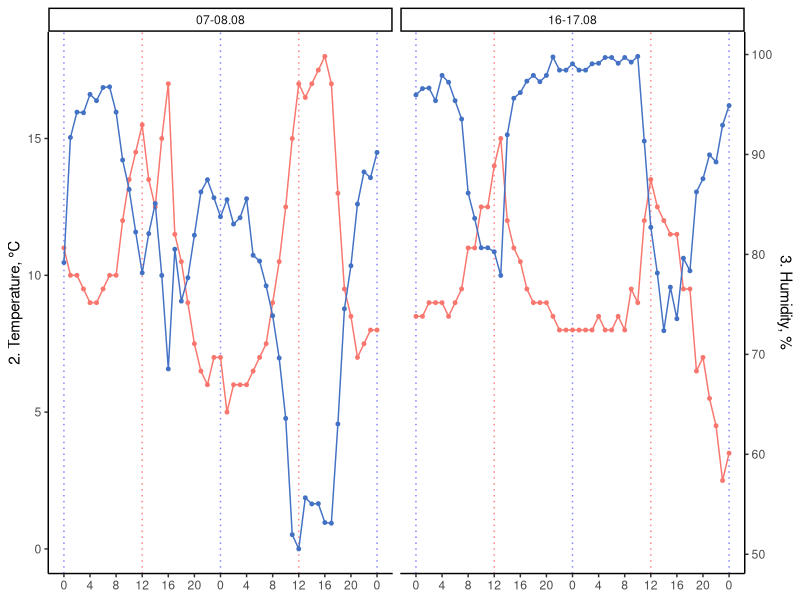
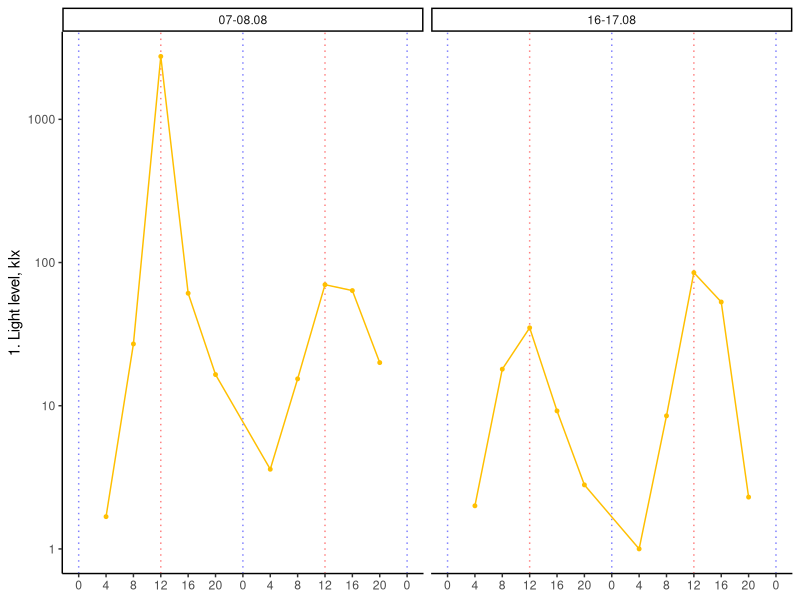
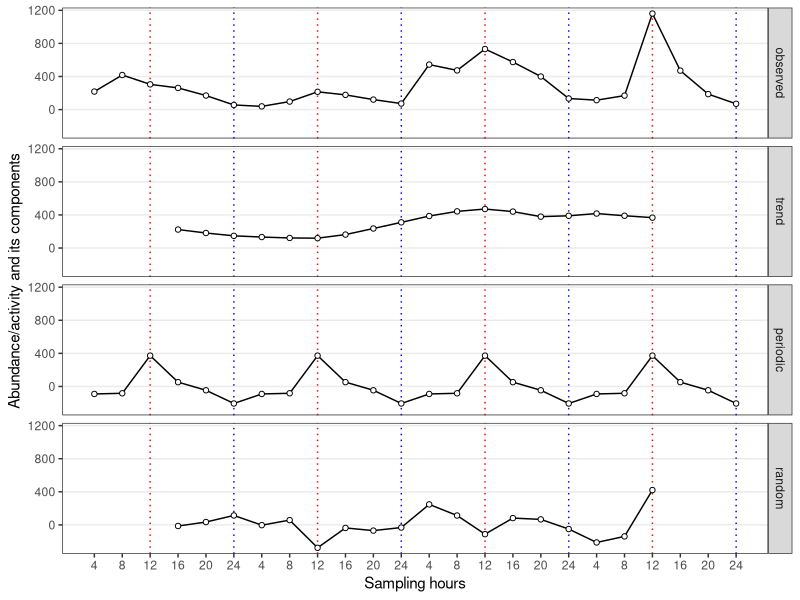
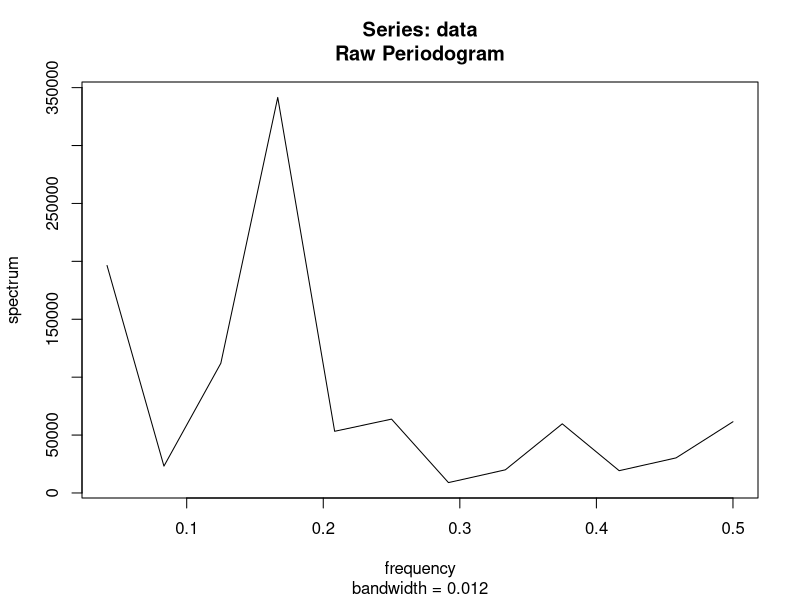
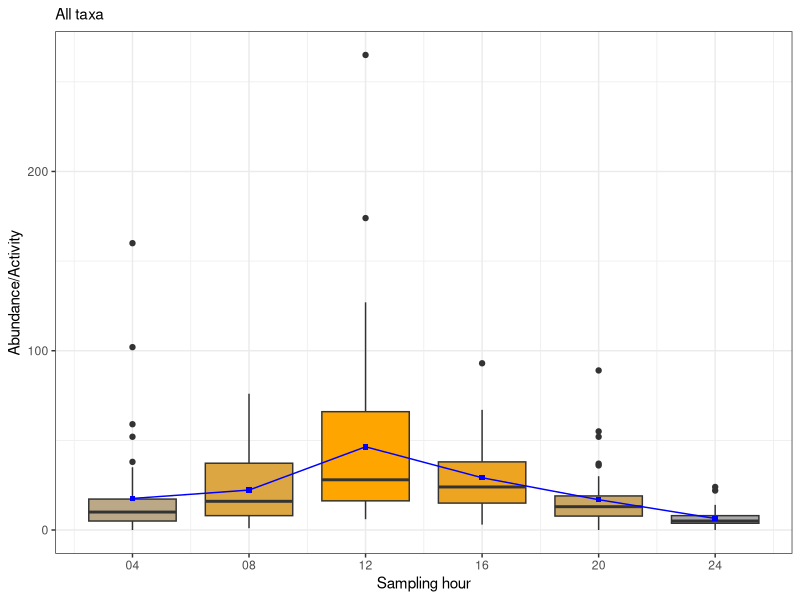
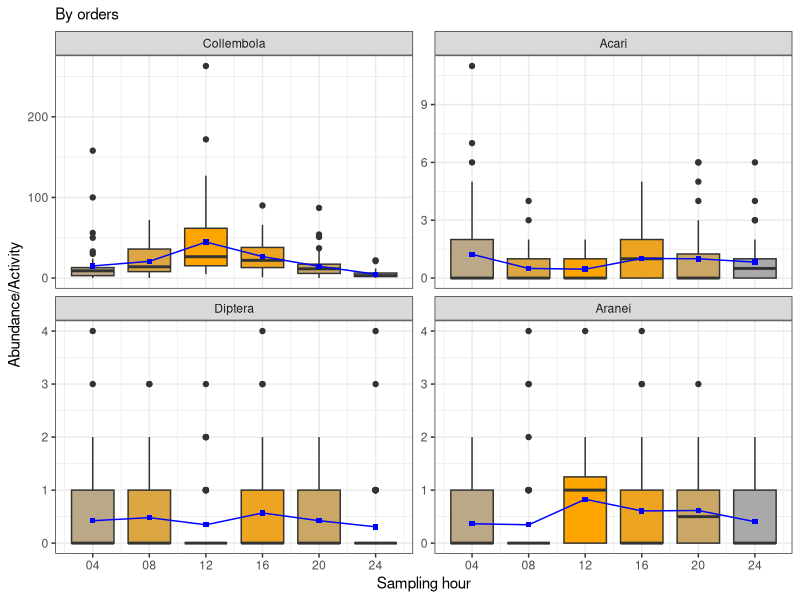
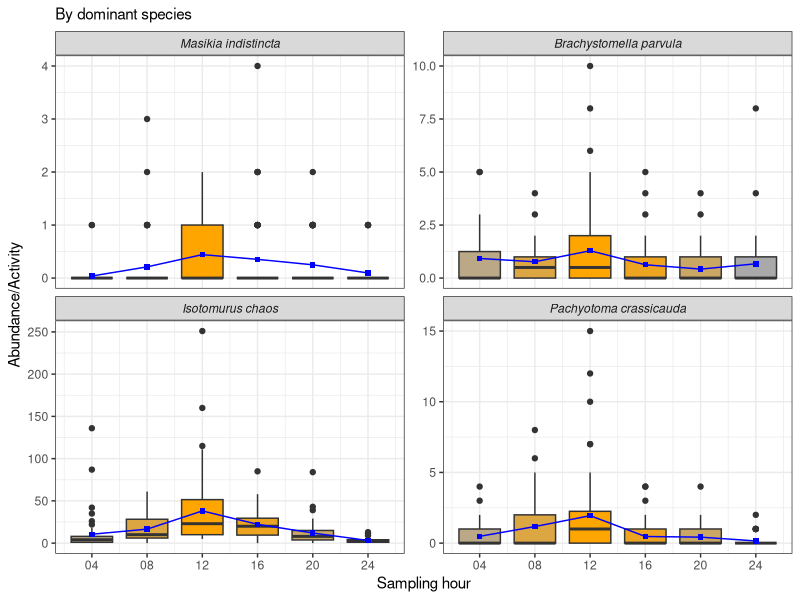
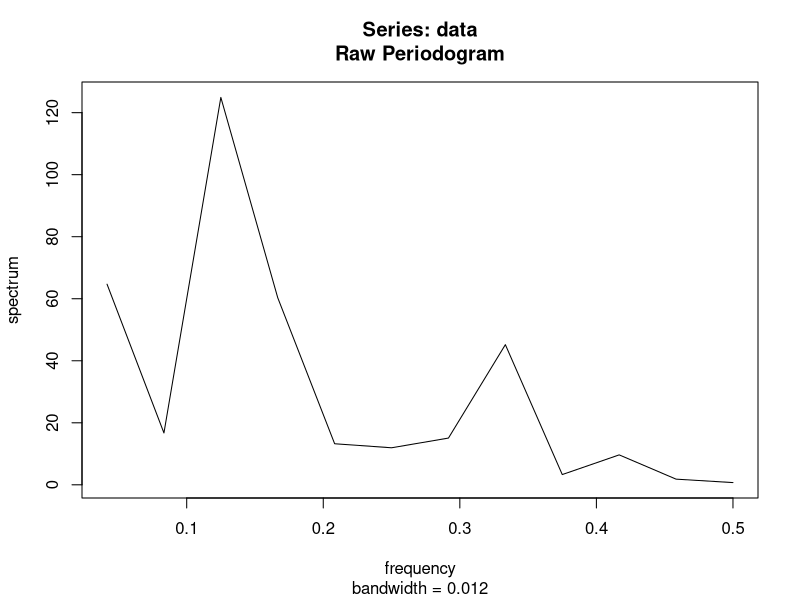

Write the R code that produced these figures, in order.
library(tidyverse)
theme_set(theme_bw() + theme(legend.position = "bottom"))

# custom functions --------------------------------------------------------
per2 <- function(data, periodicity_freq){
	data <- as.numeric(data)
	# Compute the power spectral density
	psd <- spec.pgram(data, log = "no", detrend = FALSE)

	# Compute the spectral density ratio (SDR)
	denom_freq_range <- c(periodicity_freq*0.9, periodicity_freq*1.1)
	
	denom_power <- mean(psd$spec[psd$freq >= denom_freq_range[1] | psd$freq <= denom_freq_range[2]])
	num_power <- psd$spec[abs(psd$freq - periodicity_freq) == min(abs(psd$freq - periodicity_freq))]
	sdr <- num_power/denom_power

	# Perform an F-test to test the significance of the SDR
	num_df <- 1
	denom_df <- psd$df
	num_mean <- num_power
	denom_mean <- denom_power
	f_stat <- (num_mean/denom_mean)/((num_df/num_mean)+(denom_df/denom_mean))
	p_val <- pf(f_stat, num_df, denom_df, lower.tail = FALSE)
	
	# Results
	list(x = data, total = sum(data), SDR = sdr, 
		F.statistic = f_stat, psd_df = psd$df, p.value = p_val)
}

decompress <- function(a){
    # Export decomposed time series as tibble columns
	var.name <- deparse(substitute(a))
	a |> 
		ts(frequency = 6) |> 
		decompose() |> 
		_[1:4] |> 
		as_tibble() |> 
		rename_with(~paste0(var.name, "_", .x))
}

# data load ---------------------------------------------------------------
loggers_raw <- readxl::read_excel("Data_28.04.2023.xlsx", 
		sheet = "logger_data", skip = 1)
loggers <- loggers_raw |>
	mutate(D = as.numeric(substr(D, 1, 2)), 
		  H = (floor(H/4)+1)*4) |>
	group_by(D, H) |>
	summarise_all(mean) |>
	ungroup() |>
	filter(D != 9, D != 18)

factors <- readxl::read_excel("Data_28.04.2023.xlsx", 
		sheet = "factors", range = "A2:E26") |>
	mutate(D = substr(str_squish(D), 1, 2), 
		  D = as.numeric(D), 
		  log_lux = log10(lux), .after = 2)
factors <- left_join(factors, loggers, by = c("D", "H")) 

df <- readxl::read_excel("Data_28.04.2023.xlsx", 
			    sheet = "animals", skip = 3) |>
	mutate_all(as.character) |>
	pivot_longer(names_to = "dt", values_to = "abu", -1:-2) |> 
	separate(dt, sep = "_", into = c("trap_id", "D", "h")) |> 
	separate(h , sep = "\\:", into = "H", extra = "drop") |> 
	mutate_at(c("trap_id", "D", "H", "abu"), as.numeric)

# Environmental variables graph -------------------------------------------
#library(ggh4x) # dendrograms as well
for_pic <- loggers_raw %>% 
    mutate(D = as.numeric(substr(D, 1,2))) %>% 
    left_join(select(factors, D, H, lux), by = c("D", "H")) %>% 
    mutate(H2 = case_when(D == 7 | D == 16 ~ H, 
                          D == 8 | D == 17 ~ H+24, 
                          TRUE ~ H+48), 
           cell1 = case_when(D < 15 ~ "07-08.08", TRUE ~ "16-17.08"),
           .after = H) %>% 
    select(D, H, H2, cell1, 
           `1. Light level, klx` = lux,
           `2. Temperature, °C` = temp_0cm, 
           `3. Humidity, %` = hum_rel
    )

b <- min(for_pic$`3. Humidity, %`)
for_pic <- for_pic %>% 
    mutate(`3. Humidity, %_2` = `3. Humidity, %`-b) 
a <- max(for_pic$`2. Temperature, °C`) / max(for_pic$`3. Humidity, %_2`)
for_pic <- for_pic %>% 
    mutate(`3. Humidity, %_3` = `3. Humidity, %_2`*a)

(p2_down <- for_pic %>% 
    ggplot(aes(x = H2)) + 
        # 
    geom_vline(xintercept = seq(12, 48, by = 24), color = "red", 
               linetype = "dotted", alpha = 0.5) +
    geom_vline(xintercept = seq(0, 48, by = 24), color = "blue", 
               linetype = "dotted", alpha = 0.5) +
        #
    geom_line(aes(y = `2. Temperature, °C`), color = "#F8766D") + 
    geom_point(aes(y = `2. Temperature, °C`), color = "#F8766D", size = 1) +
    geom_line(aes(y = `3. Humidity, %_3`), color = "#4371C4") +
    geom_point(aes(y = `3. Humidity, %_3`), color = "#4371C4", size = 1) +
    scale_y_continuous(
        sec.axis = sec_axis(trans=~./a+b, name="3. Humidity, %")) +
    facet_wrap(~cell1) + 
        #
    theme_classic() +
    theme(panel.grid.minor = element_blank(), 
          panel.grid.major = element_blank()) + 
    scale_x_continuous(breaks = seq(0, 48, by = 4), 
                       labels = c(rep(seq(0, 20, by = 4), 2), 0)) + 
        #
    labs(x = NULL))
ggsave("Fig.2 Environmental variables, down section_raw.pdf", 
       plot = p2_down, width = 7.305, height = 2.5)
(p2_top <- for_pic %>% 
    filter(`1. Light level, klx` > 0) %>% 
    ggplot(aes(H2, `1. Light level, klx`)) + 
    geom_vline(xintercept = seq(12, 48, by = 24), color = "red", 
                   linetype = "dotted", alpha = 0.5) +
    geom_vline(xintercept = seq(0, 48, by = 24), color = "blue", 
                   linetype = "dotted", alpha = 0.5) +
    geom_line(color = "#FFBF00") + 
    geom_point(color = "#FFBF00", size = 1) + 
    facet_wrap(~cell1) + 
    scale_y_log10() +
    theme_classic() +
    theme(panel.grid.minor = element_blank(), 
              panel.grid.major = element_blank()) + 
    scale_x_continuous(breaks = seq(0, 48, by = 4), 
                           labels = c(rep(seq(0, 20, by = 4), 2), 0)) + 
    labs(x = NULL))
ggsave("Fig.2 Environmental variables, top section_raw.pdf", 
       plot = p2_top, width = 7, height = 2.5)

# p2 <- gridExtra::grid.arrange(p2_top, p2_down, ncol = 1)
# ggsave("Fig.2 Environmental variables_raw.pdf", plot = p2, width = 7, height = 4.5)

# H1: is total activity periodic? -------------------------------------------------------
abu <- df %>% 
	filter(taxatype == "general") %>% 
	group_by(D, H) %>% 
	summarise(abu = sum(abu, na.rm = TRUE), .groups = "drop") %>% 
	pull(abu) %>% 
	ts(frequency = 6) %>% 
	decompose()

abu[c("x", "seasonal", "trend", "random")] %>% 
	as.data.frame() %>% 
	rename(observed = x, periodic = seasonal) %>% 
	mutate(dd = rep(1:(nrow(.)/6), each = 6), 
		  hh = rep(1:6, 4),
		  xx = paste0("d", dd, "_t", hh)) %>% 
	rownames_to_column("id") %>% 
	mutate(id = as.numeric(id), hh = as.factor(hh)) %>% 
	pivot_longer(names_to = "component", values_to = "val", -c("id", "xx", "dd", "hh")) %>% 
	mutate(component = factor(component,
						 levels = c("observed","trend", "periodic", "random"))) %>% 
	ggplot(aes(x = id, y = val)) +
	geom_vline(xintercept = (1:4)*6-3, color = "red", linetype = "dotted") +
	geom_vline(xintercept = (1:4)*6, color = "blue", linetype = "dotted") +
	geom_line() + 
	geom_point(shape = 21, fill = "white") +
	facet_grid(rows = vars(component)) + #, scales = "free") + 
	scale_x_continuous(breaks = 1:24, 
		labels = rep(1:6*4, 4)) + 
	theme(axis.text.x = element_text(angle = 0), 
		 panel.grid.minor = element_blank(), 
		 panel.grid.minor.y = element_blank(), 
		 panel.grid.major.x = element_blank()) +
	labs(x = "Sampling hours", y = "Abundance/activity and its components")

ggsave("Fig.3. Total abundance_raw.pdf", width = 7, height = 4)
# Time series of diurnal arthropods activity 
# and its components (trend, periodicity, residuals). 
# Red line marks noon, blue line marks midnights

per2(abu$x, 1/6)

# Signal to noise ratio is  > 4
# Н0 about non-periodicity is rejected with p<0.001 significance level

for_boxplots <- df %>% 
    filter(taxatype == "general") %>% 
    group_by(trap_id, D, H) %>% 
    summarise(abu = sum(abu), .groups = "drop") %>% 
    mutate(taxa = "All_taxa", .before = 1) %>% 
    rbind(select(df, -taxatype)) %>% 
    filter(taxa %in%  c("All_taxa", "Collembola", "Aranei", "Acari", "Diptera", 
        "Masikia indistincta","Brachystomella parvula (Schäffer, 1896)", 
        "Isotomurus chaos Potapov et Babenko, 2011", 
        "Pachyotoma crassicauda (Tullberg, 1871)")) %>% 
    separate(taxa, c("gen", "sp"), " ", extra = "drop") %>%
    mutate(taxa = case_when(is.na(sp) ~ gen, TRUE ~ paste0(gen, " ", sp)),
           taxa = fct_inorder(taxa, ordered = TRUE), 
           H2 = factor(H),
           H,
           .before = 1,
           .keep = "unused")

for_boxplots %>% 
    filter(taxa == "All_taxa") %>% 
    group_by(H) %>% 
    mutate(mean_abu = mean(abu)) %>% 
    ungroup() %>% 
    ggplot() + 
    geom_boxplot(aes(x = H, y = abu, group = H2, fill = H2)) +
    geom_line(aes(x = H, y = mean_abu), color = "blue") + 
    geom_point(aes(x = H, y = mean_abu), shape = 15, color = "blue") +
    theme(legend.position = "none") + 
    labs(x = "Sampling hour", y = "Abundance/Activity", 
         subtitle = "All taxa") +
    scale_x_continuous(breaks = 1:6*4,
                       labels = c("04", "08", "12", "16", "20","24")) +
    scale_fill_manual(values = colorRampPalette(c("darkgrey", "orange"))
                      (6)[c(2, 4, 6, 5, 3, 1)])
ggsave("Fig.4. Part A_raw.pdf", height = 3, width = 3)
# Average activity of terrestrial arthropods at different times of the day 1

for_boxplots %>% 
    filter(taxa %in% c("Collembola", "Aranei", "Acari", "Diptera")) %>% 
    group_by(taxa, H, H2) %>% 
    mutate(mean_abu = mean(abu)) %>% 
    ungroup() %>% 
    ggplot() + 
    geom_boxplot(aes(x = H, y = abu, group = H2, fill = H2)) +
    geom_line(aes(x = H, y = mean_abu), color = "blue") +
    geom_point(aes(x = H, y = mean_abu), shape = 15, color = "blue") +
    theme(legend.position = "none") + 
    labs(x = "Sampling hour", y = "Abundance/Activity", 
         subtitle = "By orders") +
    scale_x_continuous(breaks = 1:6*4,
                      labels = c("04", "08", "12", "16", "20","24")) +
    scale_fill_manual(values = colorRampPalette(c("darkgrey", "orange"))
                      (6)[c(2, 4, 6, 5, 3, 1)]) + 
    facet_wrap(~taxa, scales = "free_y")
ggsave("Fig.4. Part B_raw.pdf", height = 6, width = 6)
# Average activity of terrestrial arthropods at different times of the day 2

for_boxplots %>% 
    filter(taxa %in% c("Masikia indistincta",
                       "Brachystomella parvula", 
                       "Isotomurus chaos",
                       "Pachyotoma crassicauda")) %>% 
    group_by(taxa, H, H2) %>% 
    mutate(mean_abu = mean(abu)) %>% 
    ungroup() %>% 
    ggplot() + 
    geom_boxplot(aes(x = H, y = abu, group = H2, fill = H2)) +
    geom_line(aes(x = H, y = mean_abu), color = "blue") +
    geom_point(aes(x = H, y = mean_abu), shape = 15, color = "blue") +
    theme(legend.position = "none") + 
    labs(x = "Sampling hour", y = "Abundance/Activity", 
         subtitle = "By dominant species") +
    scale_x_continuous(breaks = 1:6*4,
                       labels = c("04", "08", "12", "16", "20","24")) +
    scale_fill_manual(values = colorRampPalette(c("darkgrey", "orange"))
                      (6)[c(2, 4, 6, 5, 3, 1)]) + 
    facet_wrap(~taxa, scales = "free_y") + 
    theme(strip.text = element_text(face = "italic"))
ggsave("Fig.4. Part C_raw.pdf", height = 6, width = 6)
# Average activity of terrestrial arthropods at different times of the day 3

# H#1 by taxa -------------------------------------------------------------
by_taxa <- df %>% 
	filter(taxatype == "general", taxa %in% c("Collembola", "Aranei", "Acari", "Diptera")) %>% 
	split(.$taxa) %>% 
	map(~.x %>% 
		group_by(D, H) %>% 
		summarise(abu = sum(abu, na.rm = TRUE), .groups = "drop") %>% 
		pull(abu) %>% 
		ts(frequency = 6) %>% 
		decompose()
	)
by_taxa %>% 
	transpose %>% 
	pluck("x") %>% 
	lapply(as.numeric) %>% 
	lapply(function(a){
		per2(a, 1/6)
	})

df_by.taxa <- by_taxa %>% 
    lapply(function(a){
		cbind(
		    x = a$x, trend = a$trend, 
			seasonal = a$seasonal, random = a$random) %>% 
		as_tibble %>% 
		mutate_all(function(b){b/max(b, na.rm = TRUE)}) %>% 
		rownames_to_column("id") %>% 
		mutate(id = as.numeric(id))}) %>%  
	map_df(rbind, .id = "taxa") %>% 
	rename(observed = x, periodic = seasonal) %>% 
	pivot_longer(names_to = "component", values_to = "val", -1:-2) %>% 
	mutate(component = factor(component,
		levels = c("observed","trend", "periodic", "random")))

df_by.taxa %>% 
    filter(component == "periodic") %>% 
    ggplot(aes(x = id, y = val, color = taxa)) +
	geom_vline(xintercept = (1:4)*6-3, color = "red", linetype = "dotted") +
	geom_vline(xintercept = (1:4)*6, color = "blue", linetype = "dotted") +
	geom_line() + 
	geom_point(shape = 21, fill = "white") +
	theme_bw() +
	facet_grid(rows = vars(taxa), scales = "fixed") + 
	scale_x_continuous(breaks = 1:24, labels = rep(1:6*4, 4)) + 
	theme(axis.text.x = element_text(angle = 0), 
		 panel.grid.minor = element_blank(), 
		 panel.grid.minor.y = element_blank(), 
		 panel.grid.major.x = element_blank(), 
		 legend.position = "none") +
	labs(x = "Sampling hours", y = "Abundance/activity and its components", 
		subtitle = "all variables are normalized to max = 1")
ggsave("Fig.5 Orders_raw.pdf", width = 7, height = 4.5)

df_by.taxa %>% 
    ggplot(aes(x = id, y = val, color = taxa)) +
    geom_vline(xintercept = (1:4)*6-3, color = "red", linetype = "dotted") +
    geom_vline(xintercept = (1:4)*6, color = "blue", linetype = "dotted") +
    geom_line() + 
    geom_point(shape = 21, fill = "white") +
    theme_bw() +
    facet_grid(rows = vars(component), scales = "free") + 
    scale_x_continuous(breaks = 1:24, labels = rep(1:6*4, 4)) + 
    theme(axis.text.x = element_text(angle = 0), 
          panel.grid.minor = element_blank(), 
          panel.grid.minor.y = element_blank(), 
          panel.grid.major.x = element_blank(), 
          legend.position = "bottom") +
    labs(x = "Sampling hours", y = "Abundance/activity and its components", 
         subtitle = "all variables are normalized to max = 1")
ggsave("Fig.5_full (for suppl) Orders_raw.pdf", width = 7, height = 4.5)

# Time series of diurnal arthropods activity (by orders) 
# and its components (trend, periodicity, residuals). 
# Red line marks middays, blue line marks midnights. 
# Note: all raw variables data were normalized to max=1

# H#1 by dominant species  -------------------------------------------------------
dom_sp <- df %>%
	filter(taxa %in% c("Masikia indistincta",
		"Brachystomella parvula (Schäffer, 1896)", 
		#"Isotomurus stuxbergi (Tullberg, 1876)", # check
		#"Erigone psychrophila", # check
		"Isotomurus chaos Potapov et Babenko, 2011",
		"Pachyotoma crassicauda (Tullberg, 1871)")) %>% 
    separate(taxa, c("gen", "sp"), " ", extra = "drop") %>% 
	unite(taxa, gen, sp, sep = " ") %>% 
	split(.$taxa) %>% 
	map(~.x %>% 
	    	group_by(D, H) %>% 
	    	summarise(abu = sum(abu, na.rm = TRUE), .groups = "drop") %>% 
	        pull(abu) %>% 
	    	ts(frequency = 6) %>% 
	    	decompose()
	)
dom_sp %>% 
	transpose %>% 
	pluck("x") %>% 
	lapply(as.numeric) %>% 
	lapply(function(a){
		per2(a, 1/6)
	})

df_dom_sp <- dom_sp %>% 
    lapply(function(a){
        cbind(x = a$x, trend = a$trend, 
              seasonal = a$seasonal, random = a$random) %>% 
            as_tibble %>% 
            mutate(random = random/max(x), 
                   seasonal = seasonal/max(x), 
                   trend = trend/max(x), 
                   x = x/max(x)) %>% 
            rownames_to_column("id") %>% 
            mutate(id = as.numeric(id))}) %>% 
    map_df(rbind, .id = "taxa") %>% 
    rename(observed = x, periodic = seasonal) %>% 
    pivot_longer(names_to = "component", values_to = "val", -1:-2) %>% 
    mutate(component = factor(component,
                              levels = c("observed","trend", "periodic", "random")))

df_dom_sp %>% 
    filter(component == "periodic") %>% 
    ggplot(aes(x = id, y = val, color = taxa)) +
    geom_vline(xintercept = (1:4)*6-3, color = "red", linetype = "dotted") +
    geom_vline(xintercept = (1:4)*6, color = "blue", linetype = "dotted") +
    geom_line() + 
    geom_point(shape = 21, fill = "white") +
    theme_bw() +
    facet_grid(rows = vars(taxa), scales = "fixed") + 
    scale_x_continuous(breaks = 1:24, labels = rep(1:6*4, 4)) + 
    theme(axis.text.x = element_text(angle = 0), 
          panel.grid.minor = element_blank(), 
          panel.grid.minor.y = element_blank(), 
          panel.grid.major.x = element_blank(), 
          legend.text = element_text(face = "italic"),
          legend.position = "bottom") +
    labs(x = "Sampling hours", y = "Abundance/activity and its components", 
         subtitle = "Note: all variables are normalized to max=1")
ggsave("Fig.6 Dominant species_raw.pdf", width = 7, height = 4.5)

df_dom_sp %>% 
    ggplot(aes(x = id, y = val, color = taxa)) +
    geom_vline(xintercept = (1:4)*6-3, color = "red", linetype = "dotted") +
    geom_vline(xintercept = (1:4)*6, color = "blue", linetype = "dotted") +
    geom_line() + 
    geom_point(shape = 21, fill = "white") +
    theme_bw() +
    facet_grid(rows = vars(component), scales = "free") + 
    scale_x_continuous(breaks = 1:24, labels = rep(1:6*4, 4)) + 
    theme(axis.text.x = element_text(angle = 0), 
          panel.grid.minor = element_blank(), 
          panel.grid.minor.y = element_blank(), 
          panel.grid.major.x = element_blank(), 
          legend.text = element_text(face = "italic"),
          legend.position = "bottom") +
    labs(x = "Sampling hours", y = "Abundance/activity and its components", 
         subtitle = "Note: all variables are normalized to max=1")
ggsave("Fig.6_full (for suppl) Dominant species_raw.pdf", width = 7, height = 4.5)
# Time series of arthropods dominant species 
# and its components (trend, periodicity, residuals). 
# Red line marks middays, blue line marks midnights. 
# Note: all raw variables data awere normalized to max=1

# predictors multicoll ---------------------------------------------------
factors[,-1:-2] %>% 
	cor(method = "spearman") %>% 
	round(2)

cor.val1 <- cor(factors[,-1:-3], method = "spearman")
cor.pval1 <- expand_grid(v1 = 4:10, v2 = 4:10) %>% 
	split(1:nrow(.)) %>% 
	lapply(function(a){
		p = cor.test(as_vector(factors[,a$v1]), as_vector(factors[,a$v2]), 
				   method = "spearman")
		data.frame(p = p$p.value, 
				 v1 = colnames(factors)[a$v1], 
				 v2 = colnames(factors)[a$v2])
	}) %>% 
	map_df(tibble) %>% 
	mutate(p = p.adjust(p, method = "BY")) %>% 
	pivot_wider(names_from = v2, values_from = p) %>% 
	column_to_rownames("v1") %>% 
	as.matrix()

colnames(cor.pval1) <- 
    rownames(cor.pval1) <- 
    colnames(cor.val1) <- 
    rownames(cor.val1) <- c(
        "light level", "wind_20cm", "wind_2m", "temperature_0cm", 
        "temperature_2m", "humidity_relative", "humidity_absolute"
    )

pdf("Fig.7. Factor_multicollin_raw.pdf", width = 4, height = 4)
corrplot::corrplot(
	corr = cor.val1, 
	p.mat = cor.pval1, 
	type="upper", 
	order = "original",
	diag = FALSE,
	col =  corrplot::COL2('RdYlBu', 10)[10:1], 
	sig.level = 0.05)
dev.off() 
# Spearman correlation matrix. 
# The Spearman coefficient value is shown on the scale on the right. 
# The significance level (α) = 0.05. 
# Statistically non-significant correlations are crossed out

# correlations ------------------------------------------------------------
df.forcor <- df %>% 
	filter(taxa %in% c("Collembola", "Aranei", "Acari", "Diptera")) %>% 
	group_by(D, H, taxa) %>% 
	summarise(abu = sum(abu), .groups = "drop") %>% 
	pivot_wider(names_from = taxa, values_from = abu) %>% 
    mutate(All = abu$x, .after = 2) 
df.forcor <- df %>%
    filter(taxa %in% c("Masikia indistincta",
                       "Brachystomella parvula (Schäffer, 1896)", 
                       "Isotomurus chaos Potapov et Babenko, 2011",
                       "Pachyotoma crassicauda (Tullberg, 1871)")) %>% 
    separate(taxa, c("gen", "sp"), " ", extra = "drop") %>% 
    mutate(gen = paste0(substr(gen, 1, 1), ".")) %>% 
    unite(taxa, gen, sp, sep = " ") %>% 
    group_by(D, H, taxa) %>% 
    summarise(abu = sum(abu), .groups = "drop") %>% 
    pivot_wider(names_from = taxa, values_from = abu) %>% 
    left_join(df.forcor, ., by = c("D", "H")) %>% 
    left_join(factors, by = c("D", "H")) %>% 
	select(-wind_2m, -temp_2m, -hum_abs, -log_lux)

cor.val2 <- cor(df.forcor[,12:15], df.forcor[,3:11], 
	method = "spearman")
cor.pval2 <- expand_grid(v1 = 12:15, v2 = 3:11) %>% 
	split(1:nrow(.)) %>% 
	lapply(function(a){
		p = cor.test(as_vector(df.forcor[,a$v1]), as_vector(df.forcor[,a$v2]), 
				   method = "spearman")
		data.frame(p = p$p.value, 
				 # est = p$estimate,
				 v1 = colnames(df.forcor[a$v1]),
				 v2 = colnames(df.forcor[,a$v2]))
	}) %>% 
	map_df(tibble) %>% 
	mutate(p = p.adjust(p, method = "BH")) %>% 
	pivot_wider(names_from = v2, values_from = p) %>% 
	column_to_rownames("v1") %>% 
	as.matrix()

rownames(cor.val2) <- 
    rownames(cor.pval2) <- 
    c("light level", "wind_20cm", "temperature_0cm", "humidity_relative")

pdf("Fig.8_raw. Orders and factors_raw.pdf", height = 4)
corrplot::corrplot(
	corr = cbind(cbind(All = cor.val2[,1]), 
	             rep(NA, nrow(cor.val2)), 
	             cor.val2[,2:5], 
	             rep(NA, nrow(cor.val2)), 
	             cor.val2[,6:9]),
	p.mat = cbind(cbind(All = cor.pval2[,1]), 
	              rep(NA, nrow(cor.val2)), 
	              cor.pval2[,2:5], 
	              rep(NA, nrow(cor.val2)), 
	              cor.pval2[,6:9]), 
	type="full", 
	order = "original",
	na.label = " ",
	diag = TRUE,
	is.corr=FALSE,
	col =  corrplot::COL2('RdYlBu', 10)[10:1], 
	sig.level = 0.05)
dev.off()
# Correlation of taxa’ activity (including dominant species) 
# and measured factors by Spearman method. 
# The Spearman coefficient value is shown on the scale on the right. 
# The significance level (α) = 0.05. 
# Statistically non-significant correlations are crossed out

lst(cor1 = cor.val1, cor.pval1, cor2 = cor.val2, cor.pval2) %>% 
    map(~.x %>% 
        as.data.frame %>% 
        rownames_to_column(" ")) %>% 
    writexl::write_xlsx("correlations.xlsx")

# scatterplots ------------------------------------------------------------
df.forcor %>% 
    select(-`B. parvula`:-`P. crassicauda`) %>% 
    pivot_longer(names_to = "taxa", values_to = "y", -c("D", "H", "lux", "wind_20cm", "temp_0cm", "hum_rel")) %>%
    mutate(taxa = factor(taxa, ordered = TRUE, levels = colnames(df.forcor)[3:11])) %>% 
    pivot_longer(names_to = "variable", values_to = "x", -c("D", "H", "taxa", "y")) %>% 
    mutate(
        variable = factor(variable, ordered = TRUE, levels = colnames(df.forcor)[12:15]),
        x = case_when(variable == "lux" ~ log10(x), TRUE ~ x)) %>% 
    ggplot(aes(x, y)) + 
    geom_point() + 
    facet_grid(cols = vars(variable), rows = vars(taxa), scales = "free") + 
    labs(x = "Factor values", y = "Abundance/activity")
ggsave("Fig.9A Scatterplots - All taxa & orders.pdf", width = 10, height = 10)

df.forcor %>% 
    select(-`All`:-`Diptera`) %>% 
    pivot_longer(names_to = "taxa", values_to = "y", -c("D", "H", "lux", "wind_20cm", "temp_0cm", "hum_rel")) %>%
    mutate(taxa = factor(taxa, ordered = TRUE, levels = colnames(df.forcor)[3:11])) %>% 
    pivot_longer(names_to = "variable", values_to = "x", -c("D", "H", "taxa", "y")) %>% 
    mutate(
        variable = factor(variable, ordered = TRUE, levels = colnames(df.forcor)[12:15]),
        x = case_when(variable == "lux" ~ log10(x), TRUE ~ x)) %>% 
    ggplot(aes(x, y)) + 
    geom_point() + 
    facet_grid(cols = vars(variable), rows = vars(taxa), scales = "free") + 
    labs(x = "Factor values", y = "Abundance/activity")
ggsave("Fig.9B Scatterplots - Dominant species.pdf", width = 10, height = 9)
